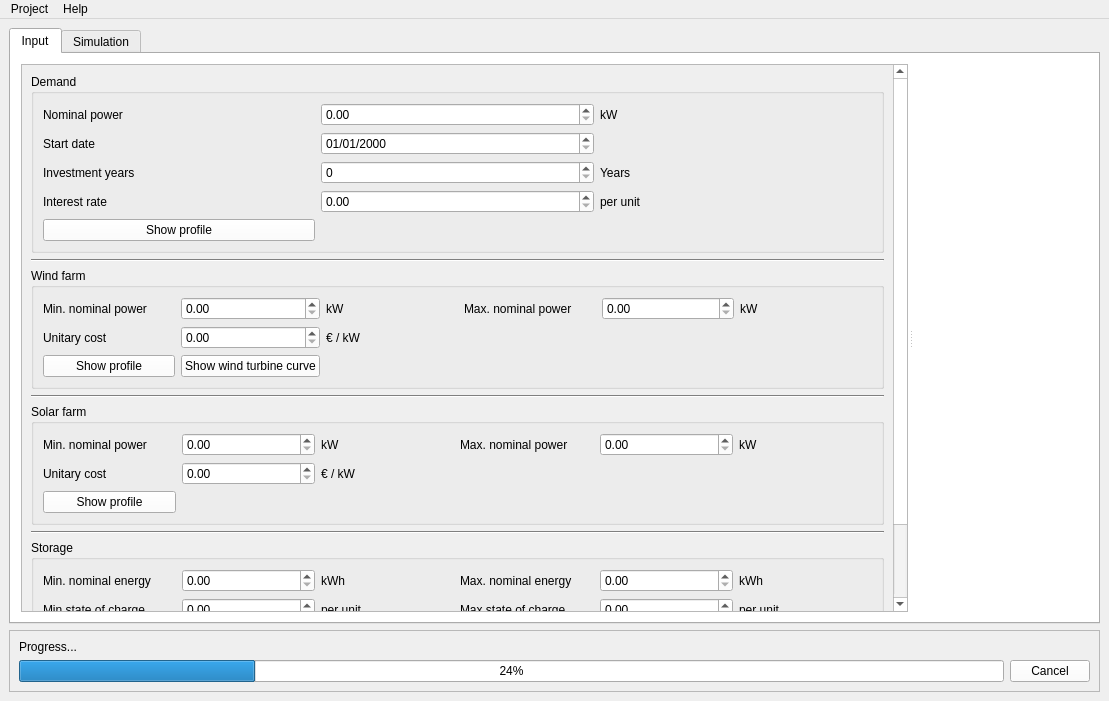
<?xml version="1.0" encoding="UTF-8"?>
<ui version="4.0">
 <class>mainWindow</class>
 <widget class="QMainWindow" name="mainWindow">
  <property name="geometry">
   <rect>
    <x>0</x>
    <y>0</y>
    <width>1109</width>
    <height>701</height>
   </rect>
  </property>
  <property name="baseSize">
   <size>
    <width>0</width>
    <height>0</height>
   </size>
  </property>
  <property name="palette">
   <palette>
    <active>
     <colorrole role="WindowText">
      <brush brushstyle="SolidPattern">
       <color alpha="255">
        <red>0</red>
        <green>0</green>
        <blue>0</blue>
       </color>
      </brush>
     </colorrole>
     <colorrole role="Button">
      <brush brushstyle="SolidPattern">
       <color alpha="255">
        <red>255</red>
        <green>255</green>
        <blue>255</blue>
       </color>
      </brush>
     </colorrole>
     <colorrole role="Light">
      <brush brushstyle="SolidPattern">
       <color alpha="255">
        <red>255</red>
        <green>255</green>
        <blue>255</blue>
       </color>
      </brush>
     </colorrole>
     <colorrole role="Midlight">
      <brush brushstyle="SolidPattern">
       <color alpha="255">
        <red>255</red>
        <green>255</green>
        <blue>255</blue>
       </color>
      </brush>
     </colorrole>
     <colorrole role="Dark">
      <brush brushstyle="SolidPattern">
       <color alpha="255">
        <red>127</red>
        <green>127</green>
        <blue>127</blue>
       </color>
      </brush>
     </colorrole>
     <colorrole role="Mid">
      <brush brushstyle="SolidPattern">
       <color alpha="255">
        <red>170</red>
        <green>170</green>
        <blue>170</blue>
       </color>
      </brush>
     </colorrole>
     <colorrole role="Text">
      <brush brushstyle="SolidPattern">
       <color alpha="255">
        <red>0</red>
        <green>0</green>
        <blue>0</blue>
       </color>
      </brush>
     </colorrole>
     <colorrole role="BrightText">
      <brush brushstyle="SolidPattern">
       <color alpha="255">
        <red>255</red>
        <green>255</green>
        <blue>255</blue>
       </color>
      </brush>
     </colorrole>
     <colorrole role="ButtonText">
      <brush brushstyle="SolidPattern">
       <color alpha="255">
        <red>0</red>
        <green>0</green>
        <blue>0</blue>
       </color>
      </brush>
     </colorrole>
     <colorrole role="AlternateBase">
      <brush brushstyle="SolidPattern">
       <color alpha="255">
        <red>255</red>
        <green>255</green>
        <blue>255</blue>
       </color>
      </brush>
     </colorrole>
     <colorrole role="ToolTipBase">
      <brush brushstyle="SolidPattern">
       <color alpha="255">
        <red>255</red>
        <green>255</green>
        <blue>220</blue>
       </color>
      </brush>
     </colorrole>
     <colorrole role="ToolTipText">
      <brush brushstyle="SolidPattern">
       <color alpha="255">
        <red>0</red>
        <green>0</green>
        <blue>0</blue>
       </color>
      </brush>
     </colorrole>
    </active>
    <inactive>
     <colorrole role="WindowText">
      <brush brushstyle="SolidPattern">
       <color alpha="255">
        <red>0</red>
        <green>0</green>
        <blue>0</blue>
       </color>
      </brush>
     </colorrole>
     <colorrole role="Button">
      <brush brushstyle="SolidPattern">
       <color alpha="255">
        <red>255</red>
        <green>255</green>
        <blue>255</blue>
       </color>
      </brush>
     </colorrole>
     <colorrole role="Light">
      <brush brushstyle="SolidPattern">
       <color alpha="255">
        <red>255</red>
        <green>255</green>
        <blue>255</blue>
       </color>
      </brush>
     </colorrole>
     <colorrole role="Midlight">
      <brush brushstyle="SolidPattern">
       <color alpha="255">
        <red>255</red>
        <green>255</green>
        <blue>255</blue>
       </color>
      </brush>
     </colorrole>
     <colorrole role="Dark">
      <brush brushstyle="SolidPattern">
       <color alpha="255">
        <red>127</red>
        <green>127</green>
        <blue>127</blue>
       </color>
      </brush>
     </colorrole>
     <colorrole role="Mid">
      <brush brushstyle="SolidPattern">
       <color alpha="255">
        <red>170</red>
        <green>170</green>
        <blue>170</blue>
       </color>
      </brush>
     </colorrole>
     <colorrole role="Text">
      <brush brushstyle="SolidPattern">
       <color alpha="255">
        <red>0</red>
        <green>0</green>
        <blue>0</blue>
       </color>
      </brush>
     </colorrole>
     <colorrole role="BrightText">
      <brush brushstyle="SolidPattern">
       <color alpha="255">
        <red>255</red>
        <green>255</green>
        <blue>255</blue>
       </color>
      </brush>
     </colorrole>
     <colorrole role="ButtonText">
      <brush brushstyle="SolidPattern">
       <color alpha="255">
        <red>0</red>
        <green>0</green>
        <blue>0</blue>
       </color>
      </brush>
     </colorrole>
     <colorrole role="AlternateBase">
      <brush brushstyle="SolidPattern">
       <color alpha="255">
        <red>255</red>
        <green>255</green>
        <blue>255</blue>
       </color>
      </brush>
     </colorrole>
     <colorrole role="ToolTipBase">
      <brush brushstyle="SolidPattern">
       <color alpha="255">
        <red>255</red>
        <green>255</green>
        <blue>220</blue>
       </color>
      </brush>
     </colorrole>
     <colorrole role="ToolTipText">
      <brush brushstyle="SolidPattern">
       <color alpha="255">
        <red>0</red>
        <green>0</green>
        <blue>0</blue>
       </color>
      </brush>
     </colorrole>
    </inactive>
    <disabled>
     <colorrole role="WindowText">
      <brush brushstyle="SolidPattern">
       <color alpha="255">
        <red>127</red>
        <green>127</green>
        <blue>127</blue>
       </color>
      </brush>
     </colorrole>
     <colorrole role="Button">
      <brush brushstyle="SolidPattern">
       <color alpha="255">
        <red>255</red>
        <green>255</green>
        <blue>255</blue>
       </color>
      </brush>
     </colorrole>
     <colorrole role="Light">
      <brush brushstyle="SolidPattern">
       <color alpha="255">
        <red>255</red>
        <green>255</green>
        <blue>255</blue>
       </color>
      </brush>
     </colorrole>
     <colorrole role="Midlight">
      <brush brushstyle="SolidPattern">
       <color alpha="255">
        <red>255</red>
        <green>255</green>
        <blue>255</blue>
       </color>
      </brush>
     </colorrole>
     <colorrole role="Dark">
      <brush brushstyle="SolidPattern">
       <color alpha="255">
        <red>127</red>
        <green>127</green>
        <blue>127</blue>
       </color>
      </brush>
     </colorrole>
     <colorrole role="Mid">
      <brush brushstyle="SolidPattern">
       <color alpha="255">
        <red>170</red>
        <green>170</green>
        <blue>170</blue>
       </color>
      </brush>
     </colorrole>
     <colorrole role="Text">
      <brush brushstyle="SolidPattern">
       <color alpha="255">
        <red>127</red>
        <green>127</green>
        <blue>127</blue>
       </color>
      </brush>
     </colorrole>
     <colorrole role="BrightText">
      <brush brushstyle="SolidPattern">
       <color alpha="255">
        <red>255</red>
        <green>255</green>
        <blue>255</blue>
       </color>
      </brush>
     </colorrole>
     <colorrole role="ButtonText">
      <brush brushstyle="SolidPattern">
       <color alpha="255">
        <red>127</red>
        <green>127</green>
        <blue>127</blue>
       </color>
      </brush>
     </colorrole>
     <colorrole role="AlternateBase">
      <brush brushstyle="SolidPattern">
       <color alpha="255">
        <red>255</red>
        <green>255</green>
        <blue>255</blue>
       </color>
      </brush>
     </colorrole>
     <colorrole role="ToolTipBase">
      <brush brushstyle="SolidPattern">
       <color alpha="255">
        <red>255</red>
        <green>255</green>
        <blue>220</blue>
       </color>
      </brush>
     </colorrole>
     <colorrole role="ToolTipText">
      <brush brushstyle="SolidPattern">
       <color alpha="255">
        <red>0</red>
        <green>0</green>
        <blue>0</blue>
       </color>
      </brush>
     </colorrole>
    </disabled>
   </palette>
  </property>
  <property name="windowTitle">
   <string>CopperPlate</string>
  </property>
  <property name="iconSize">
   <size>
    <width>24</width>
    <height>24</height>
   </size>
  </property>
  <property name="documentMode">
   <bool>false</bool>
  </property>
  <property name="tabShape">
   <enum>QTabWidget::Rounded</enum>
  </property>
  <property name="unifiedTitleAndToolBarOnMac">
   <bool>false</bool>
  </property>
  <widget class="QWidget" name="centralwidget">
   <layout class="QVBoxLayout" name="verticalLayout">
    <item>
     <widget class="QTabWidget" name="tabWidget">
      <property name="currentIndex">
       <number>0</number>
      </property>
      <widget class="QWidget" name="InputTab">
       <attribute name="icon">
        <iconset>
         <normaloff>:/file/ic_insert_chart_black_48dp.png</normaloff>:/file/ic_insert_chart_black_48dp.png</iconset>
       </attribute>
       <attribute name="title">
        <string>Input</string>
       </attribute>
       <layout class="QHBoxLayout" name="horizontalLayout">
        <item>
         <widget class="QSplitter" name="splitter">
          <property name="orientation">
           <enum>Qt::Horizontal</enum>
          </property>
          <widget class="QFrame" name="frame_5">
           <property name="frameShape">
            <enum>QFrame::NoFrame</enum>
           </property>
           <property name="frameShadow">
            <enum>QFrame::Raised</enum>
           </property>
           <layout class="QVBoxLayout" name="verticalLayout_2">
            <property name="margin">
             <number>1</number>
            </property>
            <item>
             <widget class="QScrollArea" name="scrollArea">
              <property name="widgetResizable">
               <bool>true</bool>
              </property>
              <widget class="QWidget" name="scrollAreaWidgetContents">
               <property name="geometry">
                <rect>
                 <x>0</x>
                 <y>-126</y>
                 <width>894</width>
                 <height>686</height>
                </rect>
               </property>
               <layout class="QVBoxLayout" name="verticalLayout_3">
                <item>
                 <widget class="QGroupBox" name="groupBox">
                  <property name="title">
                   <string>Demand</string>
                  </property>
                  <property name="flat">
                   <bool>false</bool>
                  </property>
                  <property name="checkable">
                   <bool>false</bool>
                  </property>
                  <layout class="QVBoxLayout" name="verticalLayout_4">
                   <item>
                    <layout class="QGridLayout" name="gridLayout">
                     <item row="0" column="2">
                      <widget class="QLabel" name="label_3">
                       <property name="text">
                        <string>kW</string>
                       </property>
                      </widget>
                     </item>
                     <item row="2" column="0">
                      <widget class="QLabel" name="label_24">
                       <property name="text">
                        <string>Investment years</string>
                       </property>
                      </widget>
                     </item>
                     <item row="1" column="0">
                      <widget class="QLabel" name="label">
                       <property name="text">
                        <string>Start date</string>
                       </property>
                      </widget>
                     </item>
                     <item row="0" column="0">
                      <widget class="QLabel" name="label_2">
                       <property name="text">
                        <string>Nominal power</string>
                       </property>
                      </widget>
                     </item>
                     <item row="0" column="1">
                      <widget class="QDoubleSpinBox" name="demand_nominal_power_doubleSpinBox">
                       <property name="maximum">
                        <double>999999999.990000009536743</double>
                       </property>
                      </widget>
                     </item>
                     <item row="4" column="0">
                      <widget class="QPushButton" name="demand_show_profile_pushButton">
                       <property name="text">
                        <string>Show profile</string>
                       </property>
                      </widget>
                     </item>
                     <item row="1" column="1">
                      <widget class="QDateEdit" name="start_dateEdit">
                       <property name="displayFormat">
                        <string>dd/MM/yyyy</string>
                       </property>
                      </widget>
                     </item>
                     <item row="3" column="0">
                      <widget class="QLabel" name="label_25">
                       <property name="text">
                        <string>Interest rate</string>
                       </property>
                      </widget>
                     </item>
                     <item row="2" column="1">
                      <widget class="QSpinBox" name="investment_years_spinBox"/>
                     </item>
                     <item row="3" column="1">
                      <widget class="QDoubleSpinBox" name="interest_rate_doubleSpinBox">
                       <property name="maximum">
                        <double>1.000000000000000</double>
                       </property>
                      </widget>
                     </item>
                     <item row="3" column="2">
                      <widget class="QLabel" name="label_26">
                       <property name="text">
                        <string>per unit</string>
                       </property>
                      </widget>
                     </item>
                     <item row="2" column="2">
                      <widget class="QLabel" name="label_27">
                       <property name="text">
                        <string>Years</string>
                       </property>
                      </widget>
                     </item>
                    </layout>
                   </item>
                  </layout>
                 </widget>
                </item>
                <item>
                 <widget class="Line" name="line_2">
                  <property name="orientation">
                   <enum>Qt::Horizontal</enum>
                  </property>
                 </widget>
                </item>
                <item>
                 <widget class="QGroupBox" name="groupBox_2">
                  <property name="title">
                   <string>Wind farm</string>
                  </property>
                  <layout class="QVBoxLayout" name="verticalLayout_5">
                   <item>
                    <layout class="QGridLayout" name="gridLayout_2">
                     <item row="2" column="0">
                      <widget class="QPushButton" name="wind_farm_show_profile_pushButton">
                       <property name="text">
                        <string>Show profile</string>
                       </property>
                      </widget>
                     </item>
                     <item row="1" column="2">
                      <widget class="QLabel" name="label_10">
                       <property name="text">
                        <string>€ / kW</string>
                       </property>
                      </widget>
                     </item>
                     <item row="0" column="2">
                      <widget class="QLabel" name="label_4">
                       <property name="text">
                        <string>kW</string>
                       </property>
                      </widget>
                     </item>
                     <item row="1" column="0">
                      <widget class="QLabel" name="label_11">
                       <property name="text">
                        <string>Unitary cost</string>
                       </property>
                      </widget>
                     </item>
                     <item row="1" column="1">
                      <widget class="QDoubleSpinBox" name="wind_farm_unitary_cost_doubleSpinBox">
                       <property name="maximum">
                        <double>999999999.000000000000000</double>
                       </property>
                      </widget>
                     </item>
                     <item row="2" column="1">
                      <widget class="QPushButton" name="wind_turbine_show_curve_pushButton">
                       <property name="text">
                        <string>Show wind turbine curve</string>
                       </property>
                      </widget>
                     </item>
                     <item row="0" column="5">
                      <widget class="QLabel" name="label_31">
                       <property name="text">
                        <string>kW</string>
                       </property>
                      </widget>
                     </item>
                     <item row="0" column="0">
                      <widget class="QLabel" name="label_30">
                       <property name="text">
                        <string>Min. nominal power</string>
                       </property>
                      </widget>
                     </item>
                     <item row="0" column="1">
                      <widget class="QDoubleSpinBox" name="wind_farm_min_nominal_power_doubleSpinBox">
                       <property name="maximum">
                        <double>999999999.000000000000000</double>
                       </property>
                      </widget>
                     </item>
                     <item row="0" column="4">
                      <widget class="QDoubleSpinBox" name="wind_farm_nominal_power_doubleSpinBox">
                       <property name="maximum">
                        <double>999999999.000000000000000</double>
                       </property>
                      </widget>
                     </item>
                     <item row="0" column="3">
                      <widget class="QLabel" name="label_5">
                       <property name="text">
                        <string>Max. nominal power</string>
                       </property>
                      </widget>
                     </item>
                    </layout>
                   </item>
                  </layout>
                 </widget>
                </item>
                <item>
                 <widget class="Line" name="line">
                  <property name="orientation">
                   <enum>Qt::Horizontal</enum>
                  </property>
                 </widget>
                </item>
                <item>
                 <widget class="QGroupBox" name="groupBox_3">
                  <property name="title">
                   <string>Solar farm</string>
                  </property>
                  <layout class="QVBoxLayout" name="verticalLayout_6">
                   <item>
                    <layout class="QGridLayout" name="gridLayout_4">
                     <item row="0" column="0">
                      <widget class="QLabel" name="label_7">
                       <property name="text">
                        <string>Min. nominal power</string>
                       </property>
                      </widget>
                     </item>
                     <item row="2" column="0">
                      <widget class="QPushButton" name="solar_farm_show_profile_pushButton">
                       <property name="text">
                        <string>Show profile</string>
                       </property>
                      </widget>
                     </item>
                     <item row="0" column="2">
                      <widget class="QLabel" name="label_6">
                       <property name="text">
                        <string>kW</string>
                       </property>
                      </widget>
                     </item>
                     <item row="0" column="1">
                      <widget class="QDoubleSpinBox" name="solar_farm_min_nominal_power_doubleSpinBox">
                       <property name="maximum">
                        <double>999999999.000000000000000</double>
                       </property>
                      </widget>
                     </item>
                     <item row="1" column="0">
                      <widget class="QLabel" name="label_13">
                       <property name="text">
                        <string>Unitary cost</string>
                       </property>
                      </widget>
                     </item>
                     <item row="1" column="1">
                      <widget class="QDoubleSpinBox" name="solar_farm_unitary_cost_doubleSpinBox">
                       <property name="maximum">
                        <double>999999999.000000000000000</double>
                       </property>
                      </widget>
                     </item>
                     <item row="1" column="2">
                      <widget class="QLabel" name="label_12">
                       <property name="text">
                        <string>€ / kW</string>
                       </property>
                      </widget>
                     </item>
                     <item row="0" column="4">
                      <widget class="QDoubleSpinBox" name="solar_farm_nominal_power_doubleSpinBox">
                       <property name="maximum">
                        <double>999999999.000000000000000</double>
                       </property>
                      </widget>
                     </item>
                     <item row="0" column="3">
                      <widget class="QLabel" name="label_34">
                       <property name="text">
                        <string>Max. nominal power</string>
                       </property>
                      </widget>
                     </item>
                     <item row="0" column="5">
                      <widget class="QLabel" name="label_35">
                       <property name="text">
                        <string>kW</string>
                       </property>
                      </widget>
                     </item>
                    </layout>
                   </item>
                  </layout>
                 </widget>
                </item>
                <item>
                 <widget class="Line" name="line_3">
                  <property name="orientation">
                   <enum>Qt::Horizontal</enum>
                  </property>
                 </widget>
                </item>
                <item>
                 <widget class="QGroupBox" name="groupBox_4">
                  <property name="title">
                   <string>Storage</string>
                  </property>
                  <layout class="QVBoxLayout" name="verticalLayout_7">
                   <item>
                    <layout class="QGridLayout" name="gridLayout_5">
                     <item row="1" column="3">
                      <widget class="QLabel" name="label_17">
                       <property name="text">
                        <string>Max state of charge</string>
                       </property>
                      </widget>
                     </item>
                     <item row="2" column="5">
                      <widget class="QLabel" name="label_23">
                       <property name="text">
                        <string>per unit</string>
                       </property>
                      </widget>
                     </item>
                     <item row="1" column="5">
                      <widget class="QLabel" name="label_19">
                       <property name="text">
                        <string>per unit</string>
                       </property>
                      </widget>
                     </item>
                     <item row="0" column="2">
                      <widget class="QLabel" name="label_8">
                       <property name="text">
                        <string>kWh</string>
                       </property>
                      </widget>
                     </item>
                     <item row="0" column="0">
                      <widget class="QLabel" name="label_9">
                       <property name="text">
                        <string>Min. nominal energy</string>
                       </property>
                      </widget>
                     </item>
                     <item row="1" column="1">
                      <widget class="QDoubleSpinBox" name="storage_min_soc_doubleSpinBox">
                       <property name="maximum">
                        <double>1.000000000000000</double>
                       </property>
                      </widget>
                     </item>
                     <item row="2" column="3">
                      <widget class="QLabel" name="label_22">
                       <property name="text">
                        <string>Discharge efficiency</string>
                       </property>
                      </widget>
                     </item>
                     <item row="0" column="1">
                      <widget class="QDoubleSpinBox" name="storage_min_nominal_energy_doubleSpinBox">
                       <property name="maximum">
                        <double>999999999.000000000000000</double>
                       </property>
                      </widget>
                     </item>
                     <item row="2" column="1">
                      <widget class="QDoubleSpinBox" name="storage_charge_eff_doubleSpinBox">
                       <property name="maximum">
                        <double>1.000000000000000</double>
                       </property>
                      </widget>
                     </item>
                     <item row="1" column="4">
                      <widget class="QDoubleSpinBox" name="storage_max_soc_doubleSpinBox">
                       <property name="maximum">
                        <double>1.000000000000000</double>
                       </property>
                      </widget>
                     </item>
                     <item row="2" column="0">
                      <widget class="QLabel" name="label_20">
                       <property name="text">
                        <string>Charge efficiency</string>
                       </property>
                      </widget>
                     </item>
                     <item row="2" column="4">
                      <widget class="QDoubleSpinBox" name="storage_discharge_eff_doubleSpinBox">
                       <property name="maximum">
                        <double>1.000000000000000</double>
                       </property>
                      </widget>
                     </item>
                     <item row="2" column="2">
                      <widget class="QLabel" name="label_21">
                       <property name="text">
                        <string>per unit</string>
                       </property>
                      </widget>
                     </item>
                     <item row="1" column="0">
                      <widget class="QLabel" name="label_16">
                       <property name="text">
                        <string>Min state of charge</string>
                       </property>
                      </widget>
                     </item>
                     <item row="1" column="2">
                      <widget class="QLabel" name="label_18">
                       <property name="text">
                        <string>per unit</string>
                       </property>
                      </widget>
                     </item>
                     <item row="3" column="0">
                      <widget class="QLabel" name="label_14">
                       <property name="text">
                        <string>Unitary cost</string>
                       </property>
                      </widget>
                     </item>
                     <item row="3" column="1">
                      <widget class="QDoubleSpinBox" name="storage_max_unitary_cost_doubleSpinBox">
                       <property name="maximum">
                        <double>999999999.000000000000000</double>
                       </property>
                      </widget>
                     </item>
                     <item row="3" column="2">
                      <widget class="QLabel" name="label_15">
                       <property name="text">
                        <string>€ / kWh</string>
                       </property>
                      </widget>
                     </item>
                     <item row="0" column="5">
                      <widget class="QLabel" name="label_32">
                       <property name="text">
                        <string>kWh</string>
                       </property>
                      </widget>
                     </item>
                     <item row="0" column="4">
                      <widget class="QDoubleSpinBox" name="storage_max_nominal_energy_doubleSpinBox">
                       <property name="maximum">
                        <double>999999999.000000000000000</double>
                       </property>
                      </widget>
                     </item>
                     <item row="0" column="3">
                      <widget class="QLabel" name="label_33">
                       <property name="text">
                        <string>Max. nominal energy</string>
                       </property>
                      </widget>
                     </item>
                    </layout>
                   </item>
                  </layout>
                 </widget>
                </item>
               </layout>
              </widget>
             </widget>
            </item>
           </layout>
          </widget>
          <widget class="MatplotlibWidget" name="inputsPlot" native="true"/>
         </widget>
        </item>
       </layout>
      </widget>
      <widget class="QWidget" name="SimulationTab">
       <attribute name="title">
        <string>Simulation</string>
       </attribute>
       <layout class="QVBoxLayout" name="verticalLayout_10">
        <item>
         <widget class="QSplitter" name="splitter_2">
          <property name="orientation">
           <enum>Qt::Horizontal</enum>
          </property>
          <widget class="QFrame" name="frame_6">
           <property name="frameShape">
            <enum>QFrame::NoFrame</enum>
           </property>
           <property name="frameShadow">
            <enum>QFrame::Raised</enum>
           </property>
           <layout class="QGridLayout" name="gridLayout_3">
            <property name="margin">
             <number>1</number>
            </property>
            <item row="2" column="0" colspan="2">
             <widget class="QPlainTextEdit" name="plainTextEdit"/>
            </item>
            <item row="1" column="0" colspan="2">
             <widget class="QGroupBox" name="groupBox_5">
              <property name="title">
               <string>Plot results</string>
              </property>
              <layout class="QFormLayout" name="formLayout_2">
               <property name="fieldGrowthPolicy">
                <enum>QFormLayout::AllNonFixedFieldsGrow</enum>
               </property>
               <item row="0" column="1">
                <widget class="QComboBox" name="results_comboBox"/>
               </item>
               <item row="0" column="0">
                <widget class="QPushButton" name="plot_results_pushButton">
                 <property name="text">
                  <string>Plot</string>
                 </property>
                </widget>
               </item>
              </layout>
             </widget>
            </item>
            <item row="0" column="0" colspan="2">
             <widget class="QGroupBox" name="groupBox_6">
              <property name="title">
               <string>Optimization</string>
              </property>
              <layout class="QGridLayout" name="gridLayout_7">
               <item row="0" column="2">
                <widget class="QLabel" name="label_29">
                 <property name="text">
                  <string>Objective to minimize</string>
                 </property>
                </widget>
               </item>
               <item row="1" column="1">
                <widget class="QSpinBox" name="max_eval_spinBox">
                 <property name="minimum">
                  <number>10</number>
                 </property>
                 <property name="maximum">
                  <number>99999999</number>
                 </property>
                 <property name="value">
                  <number>100</number>
                 </property>
                </widget>
               </item>
               <item row="1" column="0">
                <widget class="QPushButton" name="size_simulate_pushButton">
                 <property name="text">
                  <string>Size facilities</string>
                 </property>
                </widget>
               </item>
               <item row="1" column="2">
                <widget class="QComboBox" name="obj_function_comboBox"/>
               </item>
               <item row="0" column="1">
                <widget class="QLabel" name="label_28">
                 <property name="text">
                  <string>Max. Iterations</string>
                 </property>
                </widget>
               </item>
               <item row="2" column="1">
                <widget class="QRadioButton" name="brute_force_radioButton">
                 <property name="text">
                  <string>Use brute force</string>
                 </property>
                </widget>
               </item>
              </layout>
             </widget>
            </item>
           </layout>
          </widget>
          <widget class="QFrame" name="frame">
           <property name="frameShape">
            <enum>QFrame::StyledPanel</enum>
           </property>
           <property name="frameShadow">
            <enum>QFrame::Raised</enum>
           </property>
           <layout class="QVBoxLayout" name="verticalLayout_8">
            <item>
             <widget class="QTabWidget" name="tabWidget_2">
              <property name="currentIndex">
               <number>0</number>
              </property>
              <widget class="QWidget" name="tab">
               <attribute name="title">
                <string>Plot</string>
               </attribute>
               <layout class="QVBoxLayout" name="verticalLayout_9">
                <item>
                 <widget class="MatplotlibWidget" name="resultsPlot" native="true"/>
                </item>
               </layout>
              </widget>
              <widget class="QWidget" name="tab_2">
               <attribute name="title">
                <string>Optimization data</string>
               </attribute>
               <layout class="QVBoxLayout" name="verticalLayout_11">
                <item>
                 <widget class="QTableView" name="results_tableView"/>
                </item>
               </layout>
              </widget>
             </widget>
            </item>
           </layout>
          </widget>
         </widget>
        </item>
       </layout>
      </widget>
     </widget>
    </item>
    <item>
     <widget class="QFrame" name="progress_frame">
      <property name="frameShape">
       <enum>QFrame::StyledPanel</enum>
      </property>
      <property name="frameShadow">
       <enum>QFrame::Raised</enum>
      </property>
      <layout class="QGridLayout" name="gridLayout_6">
       <item row="0" column="0">
        <widget class="QLabel" name="progress_label">
         <property name="text">
          <string>Progress...</string>
         </property>
        </widget>
       </item>
       <item row="1" column="0">
        <widget class="QProgressBar" name="progressBar">
         <property name="value">
          <number>24</number>
         </property>
        </widget>
       </item>
       <item row="1" column="1">
        <widget class="QPushButton" name="cancel_pushButton">
         <property name="text">
          <string>Cancel</string>
         </property>
        </widget>
       </item>
      </layout>
     </widget>
    </item>
   </layout>
  </widget>
  <widget class="QMenuBar" name="menuBar">
   <property name="geometry">
    <rect>
     <x>0</x>
     <y>0</y>
     <width>1109</width>
     <height>25</height>
    </rect>
   </property>
   <widget class="QMenu" name="menuProject">
    <property name="title">
     <string>Project</string>
    </property>
    <addaction name="actionNew_project"/>
    <addaction name="actionOpen_file"/>
    <addaction name="actionSave"/>
    <addaction name="separator"/>
   </widget>
   <widget class="QMenu" name="menuAbout">
    <property name="title">
     <string>Help</string>
    </property>
    <addaction name="actionAbout"/>
   </widget>
   <addaction name="menuProject"/>
   <addaction name="menuAbout"/>
  </widget>
  <action name="actionOpen_file">
   <property name="text">
    <string>Open file</string>
   </property>
   <property name="shortcut">
    <string>Ctrl+O</string>
   </property>
  </action>
  <action name="actionSave">
   <property name="text">
    <string>Save</string>
   </property>
   <property name="shortcut">
    <string>Ctrl+S</string>
   </property>
  </action>
  <action name="actionNew_project">
   <property name="text">
    <string>New project</string>
   </property>
   <property name="shortcut">
    <string>Ctrl+N</string>
   </property>
  </action>
  <action name="actionAbout">
   <property name="text">
    <string>About</string>
   </property>
  </action>
 </widget>
 <customwidgets>
  <customwidget>
   <class>MatplotlibWidget</class>
   <extends>QWidget</extends>
   <header>.matplotlibwidget</header>
   <container>1</container>
  </customwidget>
 </customwidgets>
 <resources>
  <include location="icons.qrc"/>
 </resources>
 <connections/>
</ui>
